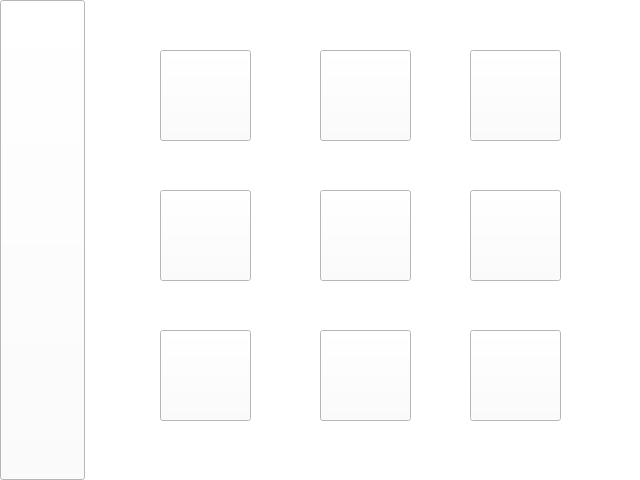
<?xml version="1.0" encoding="UTF-8"?>
<ui version="4.0">
 <class>calaix2</class>
 <widget class="QWidget" name="calaix2">
  <property name="geometry">
   <rect>
    <x>0</x>
    <y>0</y>
    <width>640</width>
    <height>480</height>
   </rect>
  </property>
  <property name="windowTitle">
   <string>calaix</string>
  </property>
  <widget class="QWidget" name="centralWidget" native="true">
   <property name="geometry">
    <rect>
     <x>0</x>
     <y>0</y>
     <width>640</width>
     <height>480</height>
    </rect>
   </property>
   <property name="styleSheet">
    <string notr="true">background-color: white ;</string>
   </property>
   <widget class="QPushButton" name="p_3">
    <property name="geometry">
     <rect>
      <x>470</x>
      <y>50</y>
      <width>91</width>
      <height>91</height>
     </rect>
    </property>
    <property name="styleSheet">
     <string notr="true"/>
    </property>
    <property name="text">
     <string/>
    </property>
   </widget>
   <widget class="QPushButton" name="p_6">
    <property name="geometry">
     <rect>
      <x>160</x>
      <y>190</y>
      <width>91</width>
      <height>91</height>
     </rect>
    </property>
    <property name="styleSheet">
     <string notr="true"/>
    </property>
    <property name="text">
     <string/>
    </property>
   </widget>
   <widget class="QPushButton" name="cronometre">
    <property name="geometry">
     <rect>
      <x>320</x>
      <y>50</y>
      <width>91</width>
      <height>91</height>
     </rect>
    </property>
    <property name="styleSheet">
     <string notr="true"/>
    </property>
    <property name="text">
     <string/>
    </property>
   </widget>
   <widget class="QPushButton" name="calculadora">
    <property name="geometry">
     <rect>
      <x>160</x>
      <y>50</y>
      <width>91</width>
      <height>91</height>
     </rect>
    </property>
    <property name="styleSheet">
     <string notr="true"/>
    </property>
    <property name="text">
     <string/>
    </property>
   </widget>
   <widget class="QPushButton" name="p_7">
    <property name="geometry">
     <rect>
      <x>320</x>
      <y>190</y>
      <width>91</width>
      <height>91</height>
     </rect>
    </property>
    <property name="styleSheet">
     <string notr="true"/>
    </property>
    <property name="text">
     <string/>
    </property>
   </widget>
   <widget class="QPushButton" name="pb_rdigital">
    <property name="geometry">
     <rect>
      <x>0</x>
      <y>0</y>
      <width>85</width>
      <height>480</height>
     </rect>
    </property>
    <property name="styleSheet">
     <string notr="true"/>
    </property>
    <property name="text">
     <string/>
    </property>
   </widget>
   <widget class="QPushButton" name="p_8">
    <property name="geometry">
     <rect>
      <x>470</x>
      <y>190</y>
      <width>91</width>
      <height>91</height>
     </rect>
    </property>
    <property name="styleSheet">
     <string notr="true"/>
    </property>
    <property name="text">
     <string/>
    </property>
   </widget>
   <widget class="QPushButton" name="p_4">
    <property name="geometry">
     <rect>
      <x>160</x>
      <y>330</y>
      <width>91</width>
      <height>91</height>
     </rect>
    </property>
    <property name="styleSheet">
     <string notr="true"/>
    </property>
    <property name="text">
     <string/>
    </property>
   </widget>
   <widget class="QPushButton" name="p_5">
    <property name="geometry">
     <rect>
      <x>320</x>
      <y>330</y>
      <width>91</width>
      <height>91</height>
     </rect>
    </property>
    <property name="styleSheet">
     <string notr="true"/>
    </property>
    <property name="text">
     <string/>
    </property>
   </widget>
   <widget class="QPushButton" name="p_9">
    <property name="geometry">
     <rect>
      <x>470</x>
      <y>330</y>
      <width>91</width>
      <height>91</height>
     </rect>
    </property>
    <property name="styleSheet">
     <string notr="true"/>
    </property>
    <property name="text">
     <string/>
    </property>
   </widget>
  </widget>
 </widget>
 <layoutdefault spacing="6" margin="11"/>
 <resources/>
 <connections/>
</ui>
